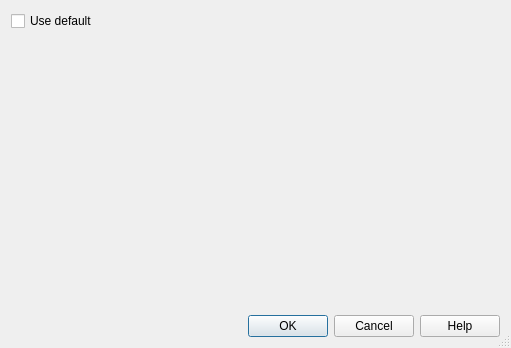
<?xml version="1.0" encoding="UTF-8"?>
<ui version="4.0">
 <class>KSortOptionDlg</class>
 <widget class="QDialog" name="KSortOptionDlg">
  <property name="geometry">
   <rect>
    <x>0</x>
    <y>0</y>
    <width>511</width>
    <height>348</height>
   </rect>
  </property>
  <property name="windowTitle">
   <string>Sort options</string>
  </property>
  <property name="sizeGripEnabled">
   <bool>true</bool>
  </property>
  <layout class="QVBoxLayout">
   <item>
    <widget class="QCheckBox" name="m_useDefault">
     <property name="text">
      <string>Use default</string>
     </property>
    </widget>
   </item>
   <item>
    <widget class="TransactionSortOption" name="m_sortOption" native="true"/>
   </item>
   <item>
    <widget class="QDialogButtonBox" name="m_buttonBox">
     <property name="standardButtons">
      <set>QDialogButtonBox::Cancel|QDialogButtonBox::Help|QDialogButtonBox::Ok</set>
     </property>
    </widget>
   </item>
  </layout>
 </widget>
 <layoutdefault spacing="6" margin="11"/>
 <customwidgets>
  <customwidget>
   <class>TransactionSortOption</class>
   <extends>QWidget</extends>
   <header>transactionsortoption.h</header>
  </customwidget>
 </customwidgets>
 <resources/>
 <connections>
  <connection>
   <sender>m_useDefault</sender>
   <signal>toggled(bool)</signal>
   <receiver>m_sortOption</receiver>
   <slot>setDisabled(bool)</slot>
   <hints>
    <hint type="sourcelabel">
     <x>20</x>
     <y>20</y>
    </hint>
    <hint type="destinationlabel">
     <x>29</x>
     <y>55</y>
    </hint>
   </hints>
  </connection>
  <connection>
   <sender>m_buttonBox</sender>
   <signal>accepted()</signal>
   <receiver>KSortOptionDlg</receiver>
   <slot>accept()</slot>
   <hints>
    <hint type="sourcelabel">
     <x>116</x>
     <y>327</y>
    </hint>
    <hint type="destinationlabel">
     <x>78</x>
     <y>344</y>
    </hint>
   </hints>
  </connection>
  <connection>
   <sender>m_buttonBox</sender>
   <signal>rejected()</signal>
   <receiver>KSortOptionDlg</receiver>
   <slot>reject()</slot>
   <hints>
    <hint type="sourcelabel">
     <x>345</x>
     <y>326</y>
    </hint>
    <hint type="destinationlabel">
     <x>274</x>
     <y>345</y>
    </hint>
   </hints>
  </connection>
 </connections>
</ui>
